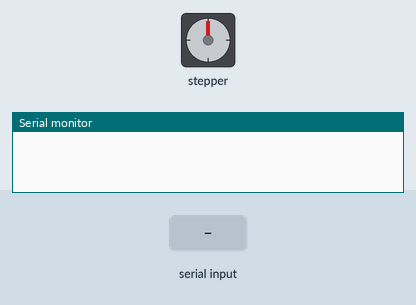
Recording of a sketch running on a simulated Arduino Uno, built with avr-gcc and run on an emulated ATmega328P. Shown: stepper motor, the last lines printed to the serial monitor. Wiring (inferred from the names in the program): stepper motor driver (200 steps per turn assumed): step pin 2; direction pin 5. Inputs (shaded band) come from the test bench.

Above: at 1.2 s.
1.3 s: "90,45,200\n" received over Serial
At 1.8 s:
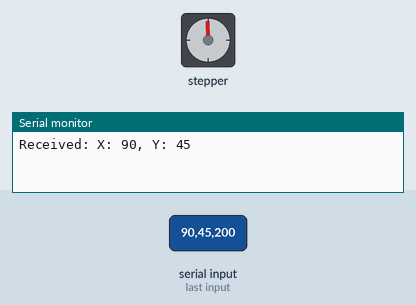
2.8 s: "30,150,10\n" received over Serial
At 4.2 s:
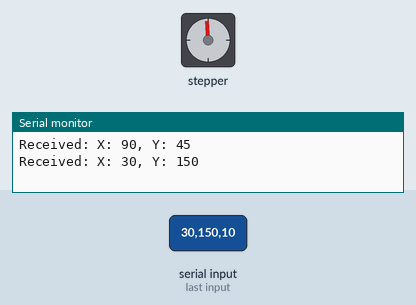
Timing chart, 0 to 5.8 s (numbered marks = the images above; inputs shaded):
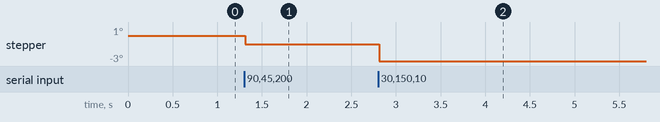

The sketch:

stepper_clean.ino
```cpp
// Arduino code to control a stepper motor based on input from Raspberry Pi

// Pin Definitions
#define stepPin 2
#define dirPin 5
#define potPin A5
#define MS1pin 13
#define MS2pin 12
#define MS3pin 11

void setup() {
  Serial.begin(9600);

  // Set pins as Outputs
  pinMode(stepPin, OUTPUT);
  pinMode(dirPin, OUTPUT);
  pinMode(MS1pin, OUTPUT);
  pinMode(MS2pin, OUTPUT);
  pinMode(MS3pin, OUTPUT);

  // Set pins based on step size desired
  digitalWrite(MS1pin, LOW);
  digitalWrite(MS2pin, HIGH);
  digitalWrite(MS3pin, LOW);
}

void loop() {
  // Read input from Raspberry Pi
  if (Serial.available() > 0) {
    String data = Serial.readStringUntil('\n');
    int dist_x = data.substring(0, data.indexOf(',')).toInt();
    int dist_y = data.substring(data.indexOf(',') + 1).toInt();

    // Print received data
    Serial.print("Received: X: ");
    Serial.print(dist_x);
    Serial.print(", Y: ");
    Serial.println(dist_y);

    // Control stepper motor based on dist_x value
    controlStepper(dist_x);
  }
}

// Function to control the stepper motor based on the distance value
void controlStepper(int distance_x) {
  digitalWrite(dirPin, (distance_x > 0) ? LOW : HIGH);

  while (abs(distance_x) > 10) {
    digitalWrite(stepPin, HIGH);
    delayMicroseconds(1500);
    digitalWrite(stepPin, LOW);
    delayMicroseconds(3000);

    String data = Serial.readStringUntil('\n');
    distance_x = data.substring(0, data.indexOf(',')).toInt();
    distance_x *= -1;
  }

  digitalWrite(stepPin, LOW);
}
```
